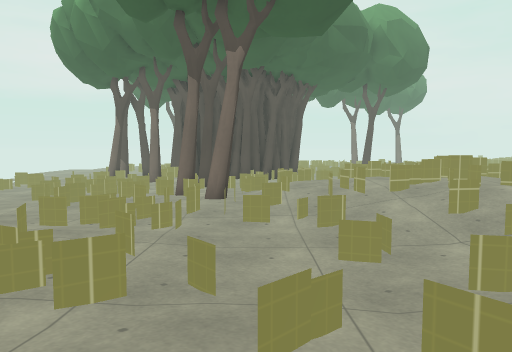
view 1 (above)

24 first-person views from a walk through a level from a Godot 3-D game. The camera is 1.4 m above the floor, tilts 4° down and sees 70° across. The floor is counted in squares, 0.9 m on a side. Each view is taken from the middle of a square. On the plan, view 1 faces up. The plan holds only what a view shows up to about 17 squares ahead; the rest is blank. The place goes on beyond the plan. Some surface patterns are stand-ins.

view 2
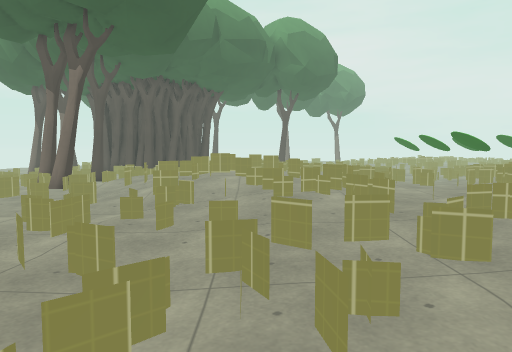

view 3
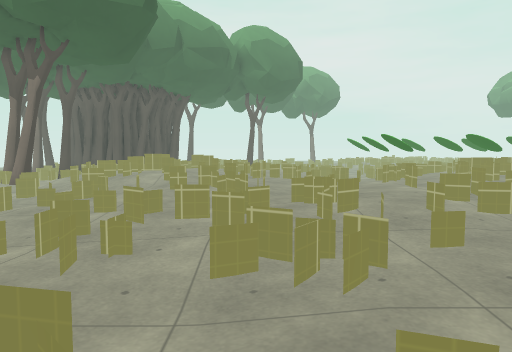

view 4
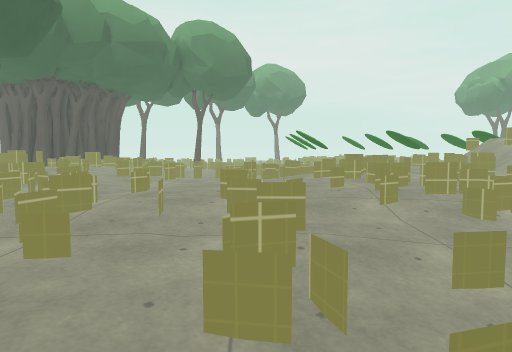

view 5
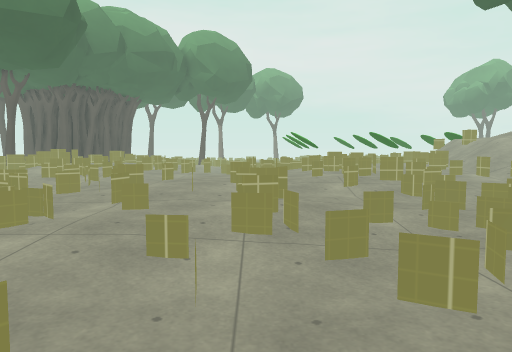

view 6
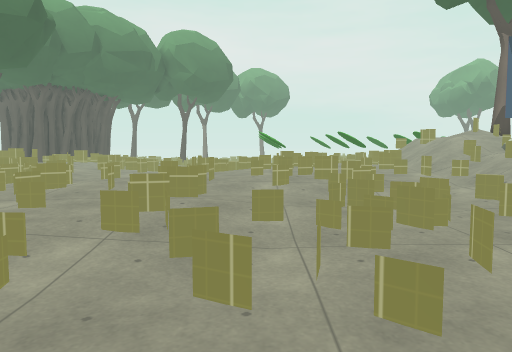

view 7
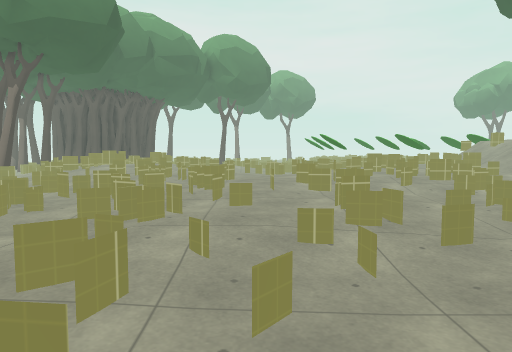

view 8
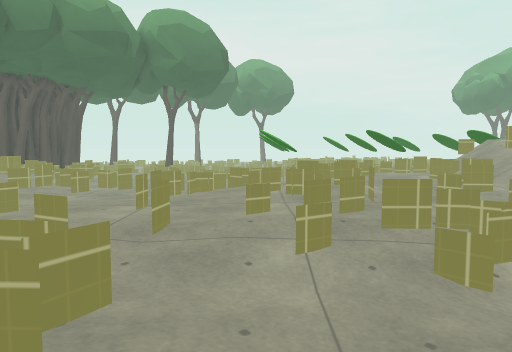

view 9
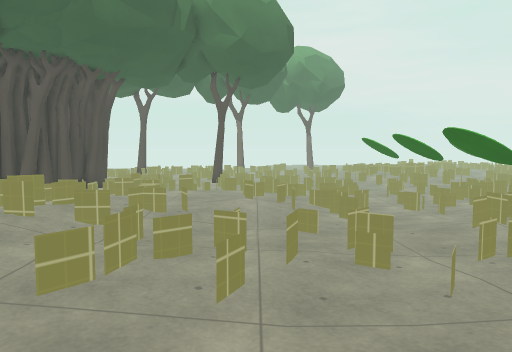

view 10
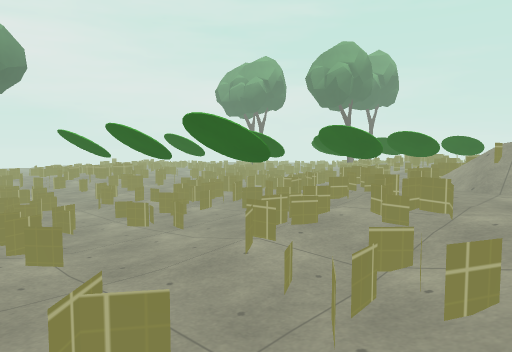

view 11
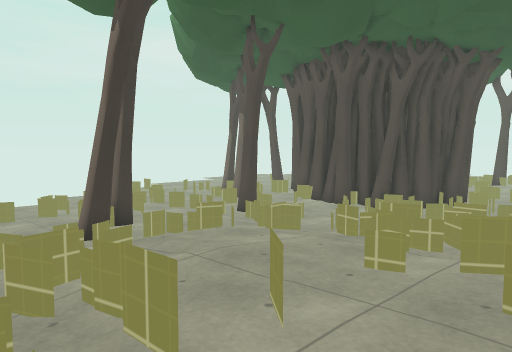

view 12
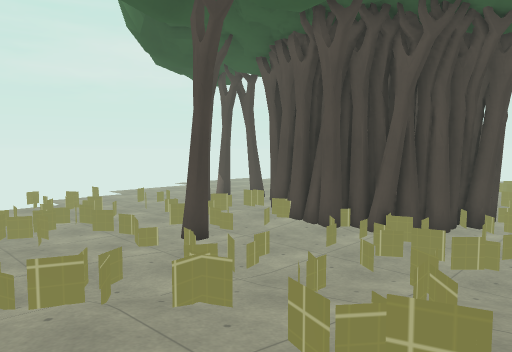

view 13
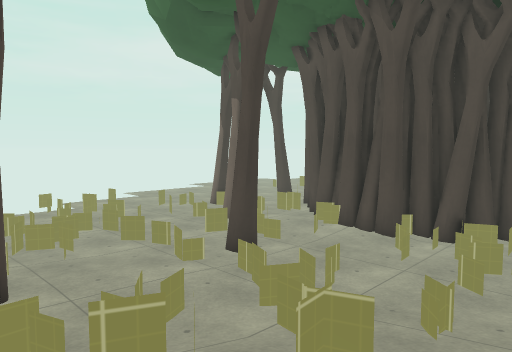

view 14
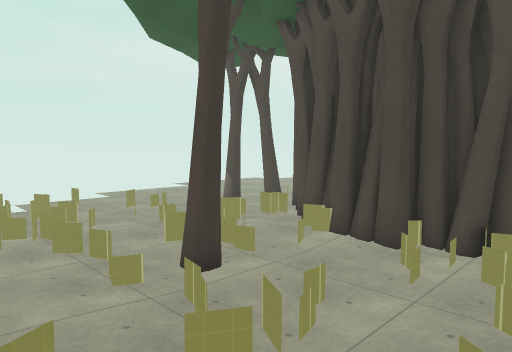

view 15
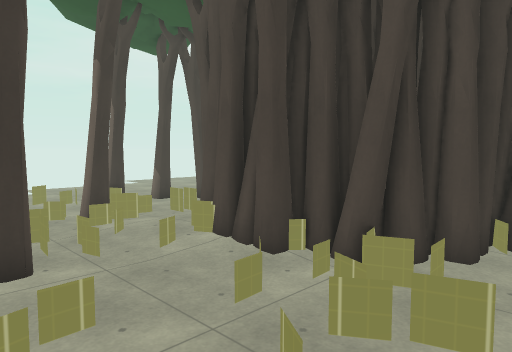

view 16
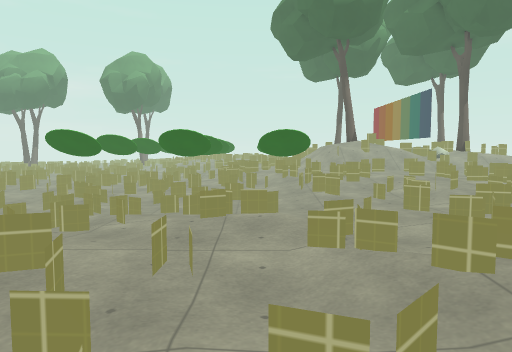

view 17
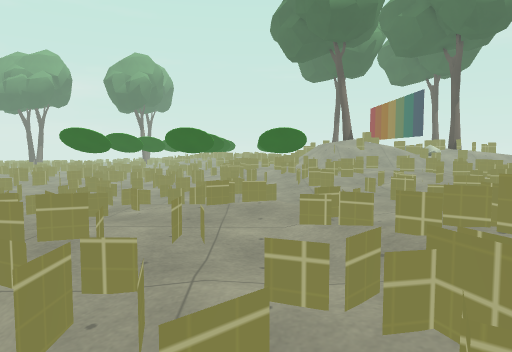

view 18
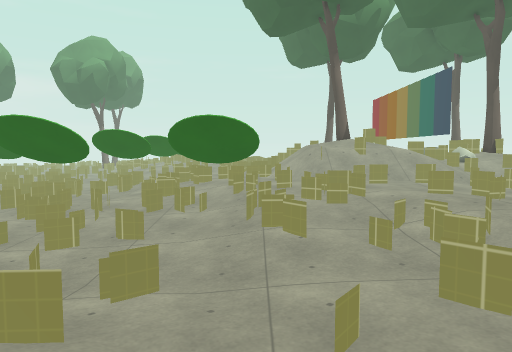

view 19
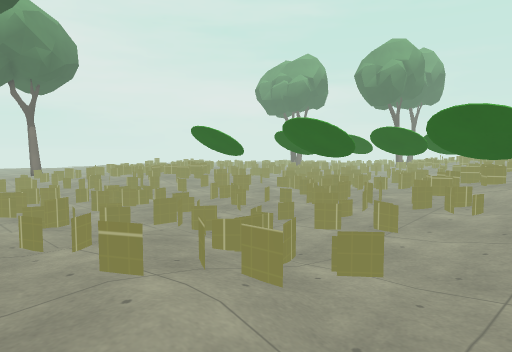

view 20
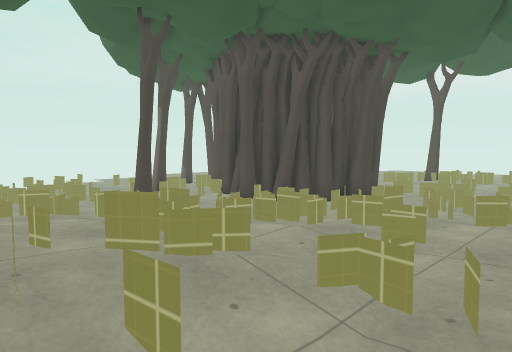

view 21
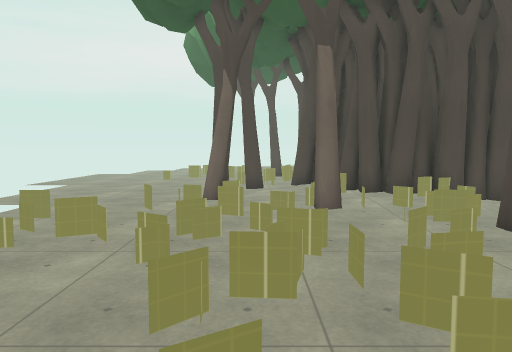

view 22
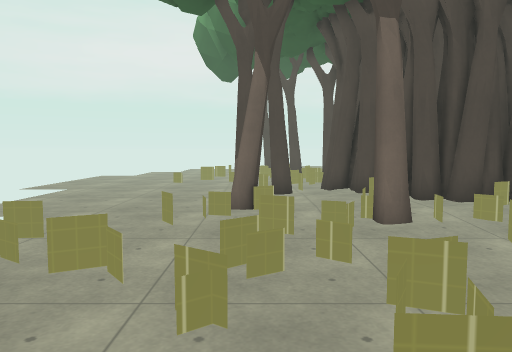

view 23
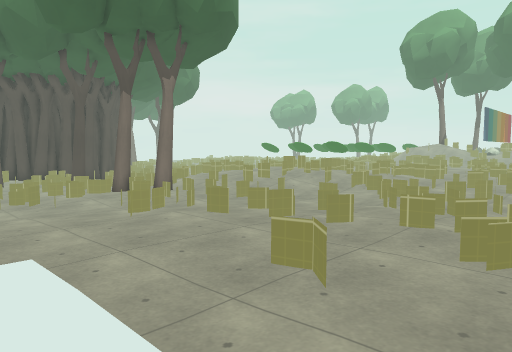

view 24
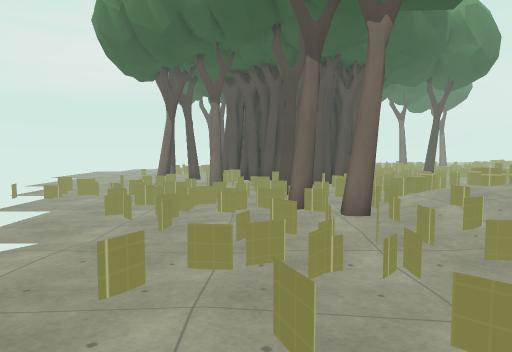

### Floor plan
Key: @ floor where view 1 was taken; # wall or solid block; . main floor; : floor 0.25 m higher than the main floor; + floor 0.5 m higher than the main floor; * floor 0.75 m higher than the main floor; % floor 1 m higher than the main floor; / step, stairs or slope; = window, fence, low wall or low ledge; T tree; O other object.
Columns run from 13 left of view 1 to 23 right of it. Each row starts with its distance up from view 1.
 25 ... ....TT O TTT           .........O
 24 ....T..==TTTTTT##=        =...=.O...O
 23 ...........TT..=#===    /:..=.......O
 22 ..=....T.....=.===.  /=::/.===....=.:
 21 ....=..........=..=  /=+::/:.=....==:
 20 =.......==.......=. O==+:::/.=..O.==O
 19 ..=.=.....T......=//=+++++:/...=O=#=O
 18  .....=.=.=.==.=::==+#++++=:=..= #===
 17  ..==........=.::+++++++++=:...#O=::O
 16  ....====....===/+=++/+#+/::=.:OO://O
 15  ...=..=.....==++*=*/*///::::::OO//*O
 14    .....==T:::++****=*/:::::::=++****
 13    ..===..:TT:/+*****==+:=:=:::++==**
 12    .......::/:+//***%*+=+=+::=+//=***
 11    ....=.=:::::=/**=%***===++=//****=
 10      .....=====/====*=*=+=+++=***#***
  9      :...=...=.////*=***++++=**===**=
  8      :::=.==...=:///***=++++***=***=*
  7      ::=::::...::/=+=*=++=+****=*=***
  6     :::::=:=...=.::++#==+++*=*******=
  5     :::::::::...:=:+++=+++******=**++
  4      :::::===:::=:::+++=++***=*===//+
  3      :::::=::=:::::::+++=+**=++//=::+
  2      ::::::::: =:=::=:=++=++==+:::::+
  1      ::=::=+:= :::=:::+=+=++=++:===::
  0      :::::+= @ :: :==::=:+++++:::::=
 -1      +++:= =        :::==++++=:::=:
 -2    +                 :::+++::=:::::
 -3                     :==::::::::::=
 -4                        :=:::.:=::
 -5                        ::=:..
 -6                          =
 -7                             . .
 -8                           :

Where each view was taken, in squares from view 1:
view 1: 0 up, 0 right, facing up
view 2: 3 down, 7 right, facing up
view 3: 5 down, 10 right, facing up
view 4: 4 down, 15 right, facing up
view 5: 7 down, 15 right, facing up
view 6: 7 down, 17 right, facing up
view 7: 8 down, 13 right, facing up
view 8: 1 down, 17 right, facing up
view 9: 6 up, 12 right, facing up
view 10: 10 up, 13 right, facing up-right
view 11: 9 up, 8 right, facing up-left
view 12: 13 up, 6 right, facing up-left
view 13: 13 up, 4 right, facing up-left
view 14: 15 up, 3 right, facing up-left
view 15: 18 up, 4 right, facing up-left
view 16: 17 up, 4 right, facing right
view 17: 17 up, 3 right, facing right
view 18: 15 up, 10 right, facing right
view 19: 14 up, 10 right, facing up-right
view 20: 12 up, 11 right, facing up-left
view 21: 12 up, 8 left, facing up
view 22: 14 up, 9 left, facing up
view 23: 2 down, 10 left, facing up-right
view 24: 3 up, 4 left, facing up
